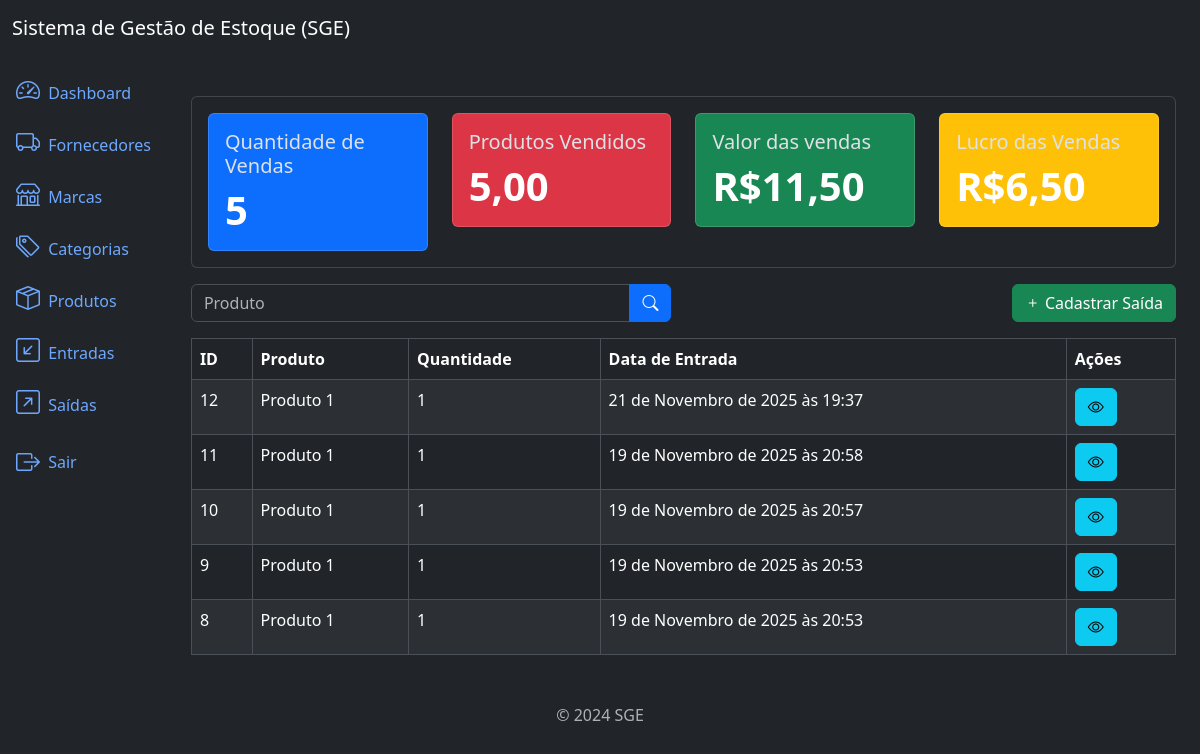
/outflows/list/ (signed in), run on the app's committed database.
### outflows/models.py (models this page shows, shortened)
class Outflow(models.Model):
    product = models.ForeignKey(Product, on_delete=models.PROTECT,
                related_name='ouflows')
    quantity = models.IntegerField()
    description = models.TextField(max_length=10_000, null=True, blank=True)
    created_at = models.DateTimeField(auto_now_add=True)
    updated_at = models.DateTimeField(auto_now=True)
    class Meta:
        ordering = ['-created_at']

### products/models.py (models this page shows)
class Product(models.Model):
    title = models.CharField(max_length=400)
    category = models.ForeignKey(Category, on_delete=models.PROTECT,
                related_name='products')
    brand = models.ForeignKey(Brand, on_delete=models.PROTECT,
            related_name='products')
    description = models.TextField(max_length=10000, blank=True, null=True)
    serie_number = models.CharField(max_length=200, null=True, blank=True)
    cost_price = models.DecimalField(max_digits=20, decimal_places=2)
    selling_price = models.DecimalField(max_digits=20, decimal_places=2)
    quantity = models.IntegerField(default=0)
    created_at = models.DateTimeField(auto_now_add=True)
    updated_at = models.DateTimeField(auto_now=True)
    class Meta:
        ordering = ['title']
    def __str__(self):
        return self.title

### outflows/views.py (the view)
# urls.py: path('outflows/list/', views.OutflowListView.as_view(), name='outflow_list'),
class OutflowListView(LoginRequiredMixin, PermissionRequiredMixin, ListView):
    model = models.Outflow
    template_name = 'outflow_list.html'
    context_object_name = 'outflows'
    paginate_by = 5
    permission_required = 'outflows.view_outflow'
    def get_queryset(self):
        qs = super().get_queryset()
        product = self.request.GET.get('product')
        if product:
            qs = qs.filter(product__title__icontains=product)
        return qs
    def get_context_data(self, **kwargs):
        context = super().get_context_data(**kwargs)
        context['sales_metrics'] = get_sales_metrics()
        return context

### app/metrics.py (called while the page is built)
def get_sales_metrics():
    outflow_query= Outflow.objects.all()
    total_sales = Outflow.objects.count()
    total_products_sold = Outflow.objects.aggregate(
        total_products_sold = Sum('quantity')
    )['total_products_sold'] or 0
    total_sales_values = sum(o.product.selling_price * o.quantity for o in outflow_query )
    total_sales_cost = sum(o.product.cost_price * o.quantity for o in outflow_query)
    total_sales_profit = total_sales_values - total_sales_cost
    sales_metrics = {
        'total_sales': total_sales,
        'total_products_sold': number_format(total_products_sold, decimal_pos=2, force_grouping=True),
        'total_sales_values': number_format(total_sales_values, decimal_pos=2, force_grouping=True),
        'total_sales_profit': number_format(total_sales_profit, decimal_pos=2, force_grouping=True),
    }
    return sales_metrics

### outflows/templates/outflow_list.html (shortened to what this page needs)
{% extends 'base.html' %}
{% block content %}
    {% include "components/_sales_metrics.html" %}
<div class='row mb-3 mt-3'>
    <div class='col-md-6'>
        <form method="get" action="{% url "outflow_list" %}">
            <div class='input-group'>
                <input type="text" class="form-control" name='inflow' placeholder='Produto' value="{{request.GET.inflow}}">
                <button type='submit' class="btn btn-primary">
                    <i class='bi bi-search'></i>
                </button>
            </div>
        </form>
    </div>
    {% if perms.outflows.add_outflow %}
    <div class='col-md-6'>
        <a href="{% url "outflow_create" %}" class='btn btn-success float-end'>
            <i class='bi bi-plus'></i>
            Cadastrar Saída
        </a>
    </div>
    {% endif %}
</div>
<div class="table-responsive">
    <table class="table table-striped table-bordered">
        <thead class="thead-dark">
            <tr>
                <th>ID</th>
                <th>Produto</th>
                <th>Quantidade</th>
                <th>Data de Entrada</th>
                <th>Ações</th>
            </tr>
        </thead>
        <tbody>
            {% for outflow in outflows %}
                <tr>
                    <td>{{outflow.pk}}</td>
                    <td>{{outflow.product}}</td>
                    <td>{{outflow.quantity}}</td>
                    <td>{{outflow.created_at}}</td>
                    <td>
                        <a href="{% url "outflow_detail" outflow.pk %}" class='btn btn-info btn-small'>
                            <i class='bi bi-eye'></i>
                        </a>
                    </td>
                </tr>
            {% endfor %}
        </tbody>
    </table>
</div>
{% endblock content %}

### data on the page
Outflow: pk "12", product "Produto 1", quantity "1", created_at "21 de Novembro de 2025 às 19:37"
Outflow: pk "11", product "Produto 1", quantity "1", created_at "19 de Novembro de 2025 às 20:58"
Outflow: pk "10", product "Produto 1", quantity "1", created_at "19 de Novembro de 2025 às 20:57"
Outflow: pk "9", product "Produto 1", quantity "1", created_at "19 de Novembro de 2025 às 20:53"
Outflow: pk "8", product "Produto 1", quantity "1", created_at "19 de Novembro de 2025 às 20:53"

### other printed values
{{ sales_metrics.total_sales }} "5"
{{ sales_metrics.total_products_sold }} "5,00"
{{ sales_metrics.total_sales_values }} "11,50"
{{ sales_metrics.total_sales_profit }} "6,50"
